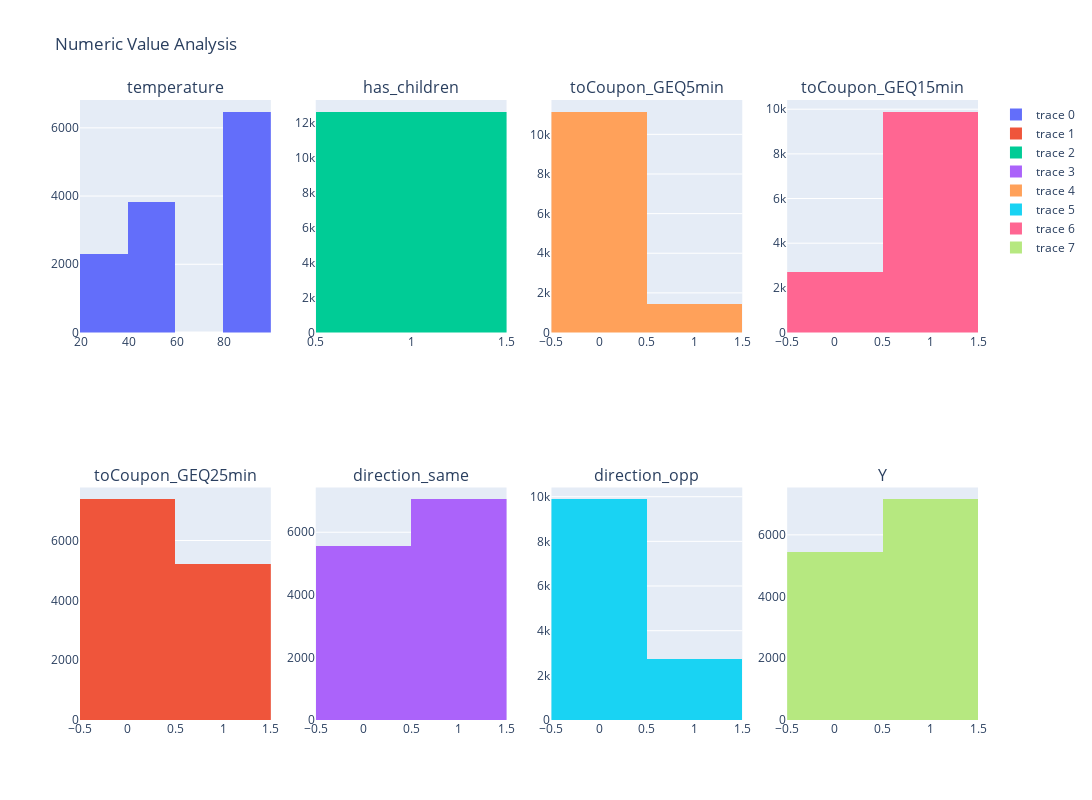

Notebook source saved alongside this figure:
### Markdown cell above
The frequency of the Y data is unbalanced. However, the imbalance is not severe, so we can either oversample or use the original data to see if the data affects the performance of the model.

### Code cell
numeric_cols = df.select_dtypes(include = 'number').columns.to_list()
fig = make_subplots(rows= 2 , cols=4, subplot_titles = numeric_cols)

for index,col in enumerate(numeric_cols):
  fig.add_trace(
      go.Histogram(x = df[col]), row = index %2 + 1 , col = index //2 + 1
  )

fig.update_layout(height=800, width=1200, title_text="Numeric Value Analysis")
fig.show()

### Figure 1 — Plotly figure (JSON) as saved in the notebook; plotly's stock layout.template omitted (floating-point values rounded to 4 significant figures; data arrays with more than 128 entries replaced by an {"elided": "..."} marker saying what was removed)
{"data": [{"type": "histogram", "x": {"elided": "12610 int values"}, "xaxis": "x", "yaxis": "y"}, {"type": "histogram", "x": {"elided": "12610 int values"}, "xaxis": "x5", "yaxis": "y5"}, {"type": "histogram", "x": {"elided": "12610 int values"}, "xaxis": "x2", "yaxis": "y2"}, {"type": "histogram", "x": {"elided": "12610 int values"}, "xaxis": "x6", "yaxis": "y6"}, {"type": "histogram", "x": {"elided": "12610 int values"}, "xaxis": "x3", "yaxis": "y3"}, {"type": "histogram", "x": {"elided": "12610 int values"}, "xaxis": "x7", "yaxis": "y7"}, {"type": "histogram", "x": {"elided": "12610 int values"}, "xaxis": "x4", "yaxis": "y4"}, {"type": "histogram", "x": {"elided": "12610 int values"}, "xaxis": "x8", "yaxis": "y8"}], "layout": {"annotations": [{"font": {"size": 16}, "showarrow": false, "text": "temperature", "x": 0.1062, "xanchor": "center", "xref": "paper", "y": 1, "yanchor": "bottom", "yref": "paper"}, {"font": {"size": 16}, "showarrow": false, "text": "has_children", "x": 0.3688, "xanchor": "center", "xref": "paper", "y": 1, "yanchor": "bottom", "yref": "paper"}, {"font": {"size": 16}, "showarrow": false, "text": "toCoupon_GEQ5min", "x": 0.6313, "xanchor": "center", "xref": "paper", "y": 1, "yanchor": "bottom", "yref": "paper"}, {"font": {"size": 16}, "showarrow": false, "text": "toCoupon_GEQ15min", "x": 0.8938, "xanchor": "center", "xref": "paper", "y": 1, "yanchor": "bottom", "yref": "paper"}, {"font": {"size": 16}, "showarrow": false, "text": "toCoupon_GEQ25min", "x": 0.1062, "xanchor": "center", "xref": "paper", "y": 0.375, "yanchor": "bottom", "yref": "paper"}, {"font": {"size": 16}, "showarrow": false, "text": "direction_same", "x": 0.3688, "xanchor": "center", "xref": "paper", "y": 0.375, "yanchor": "bottom", "yref": "paper"}, {"font": {"size": 16}, "showarrow": false, "text": "direction_opp", "x": 0.6313, "xanchor": "center", "xref": "paper", "y": 0.375, "yanchor": "bottom", "yref": "paper"}, {"font": {"size": 16}, "showarrow": false, "text": "Y", "x": 0.8938, "xanchor": "center", "xref": "paper", "y": 0.375, "yanchor": "bottom", "yref": "paper"}], "height": 800, "title": {"text": "Numeric Value Analysis"}, "width": 1200, "xaxis": {"anchor": "y", "autorange": true, "domain": [0, 0.2125], "range": [19.5, 99.5], "type": "linear"}, "xaxis2": {"anchor": "y2", "autorange": true, "domain": [0.2625, 0.475], "range": [0.5, 1.5], "type": "linear"}, "xaxis3": {"anchor": "y3", "autorange": true, "domain": [0.525, 0.7375], "range": [-0.5, 1.5], "type": "linear"}, "xaxis4": {"anchor": "y4", "autorange": true, "domain": [0.7875, 1], "range": [-0.5, 1.5], "type": "linear"}, "xaxis5": {"anchor": "y5", "autorange": true, "domain": [0, 0.2125], "range": [-0.5, 1.5], "type": "linear"}, "xaxis6": {"anchor": "y6", "autorange": true, "domain": [0.2625, 0.475], "range": [-0.5, 1.5], "type": "linear"}, "xaxis7": {"anchor": "y7", "autorange": true, "domain": [0.525, 0.7375], "range": [-0.5, 1.5], "type": "linear"}, "xaxis8": {"anchor": "y8", "autorange": true, "domain": [0.7875, 1], "range": [-0.5, 1.5], "type": "linear"}, "yaxis": {"anchor": "x", "autorange": true, "domain": [0.625, 1], "range": [0, 6816.0]}, "yaxis2": {"anchor": "x2", "autorange": true, "domain": [0.625, 1], "range": [0, 13270.0]}, "yaxis3": {"anchor": "x3", "autorange": true, "domain": [0.625, 1], "range": [0, 11730.0]}, "yaxis4": {"anchor": "x4", "autorange": true, "domain": [0.625, 1], "range": [0, 10410.0]}, "yaxis5": {"anchor": "x5", "autorange": true, "domain": [0, 0.375], "range": [0, 7772.0]}, "yaxis6": {"anchor": "x6", "autorange": true, "domain": [0, 0.375], "range": [0, 7431.0]}, "yaxis7": {"anchor": "x7", "autorange": true, "domain": [0, 0.375], "range": [0, 10410.0]}, "yaxis8": {"anchor": "x8", "autorange": true, "domain": [0, 0.375], "range": [0, 7534.0]}}}
